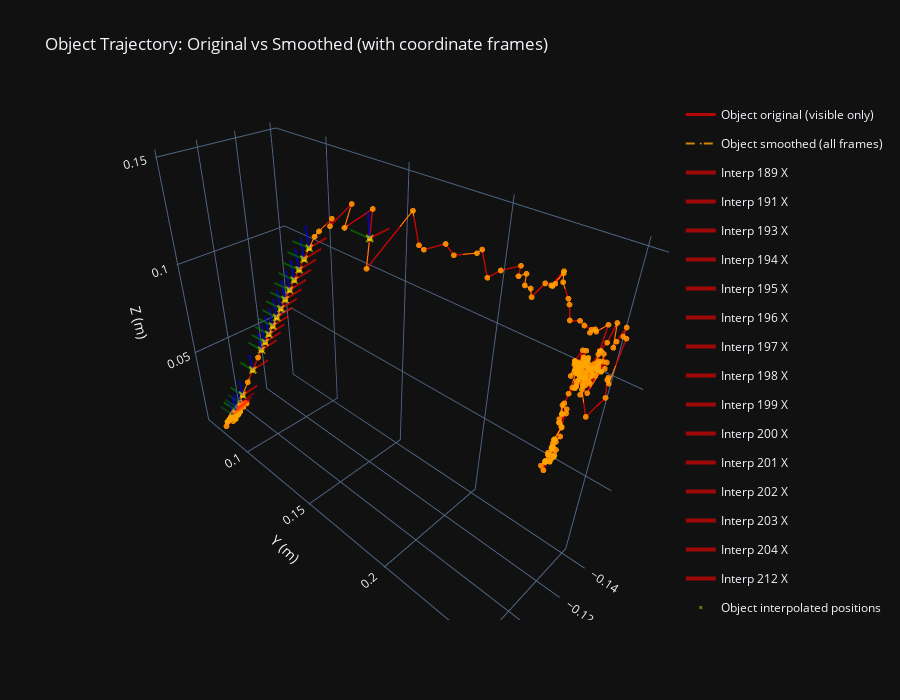

Here is the notebook cell this chart was saved with:
### Code cell
# 3D comparison: Object trajectory with coordinate frames

obj_orig = data_orig["aruco_object_in_world"]
obj_smooth = data_smooth["smoothed_aruco_object_in_world"]

fig = go.Figure()

# Original trajectory (only visible frames)
fig.add_trace(go.Scatter3d(
    x=obj_orig[obj_world_vis, 0],
    y=obj_orig[obj_world_vis, 1],
    z=obj_orig[obj_world_vis, 2],
    mode="lines+markers",
    name="Object original (visible only)",
    line=dict(color="red", width=3),
    marker=dict(size=2, color="red"),
    opacity=0.7,
))

# Smoothed trajectory (all frames)
fig.add_trace(go.Scatter3d(
    x=obj_smooth[:, 0],
    y=obj_smooth[:, 1],
    z=obj_smooth[:, 2],
    mode="lines+markers",
    name="Object smoothed (all frames)",
    line=dict(color="orange", width=2, dash="dash"),
    marker=dict(size=2, color="orange"),
    opacity=0.8,
))

# Highlight interpolated frames with coordinate axes
missing_obj = ~obj_world_vis
if np.any(missing_obj):
    # Sample interpolated frames to show (every Nth frame to avoid clutter)
    missing_indices = np.where(missing_obj)[0]
    step = max(1, len(missing_indices) // 10)  # Show up to 10 frames
    sampled_missing = missing_indices[::step]
    
    # Draw coordinate frames at interpolated positions
    for idx in sampled_missing:
        pos = obj_smooth[idx, :3]
        quat = obj_smooth[idx, 3:7]
        draw_rgb_axes(fig, pos, quat, axis_length=0.01, name_prefix=f"Interp {idx}", opacity=0.6)
    
    # Also show markers
    fig.add_trace(go.Scatter3d(
        x=obj_smooth[missing_obj, 0],
        y=obj_smooth[missing_obj, 1],
        z=obj_smooth[missing_obj, 2],
        mode="markers",
        name="Object interpolated positions",
        marker=dict(size=3, color="yellow", symbol="x"),
        opacity=0.5,
    ))

# Also show frames at some visible frames for reference
if np.any(obj_world_vis):
    visible_indices = np.where(obj_world_vis)[0]
    step = max(1, len(visible_indices) // 15)  # Show up to 15 frames
    sampled_visible = visible_indices[::step]
    for idx in sampled_visible[:5]:  # Just show first few
        pos = obj_smooth[idx, :3]
        quat = obj_smooth[idx, 3:7]
        draw_rgb_axes(fig, pos, quat, axis_length=0.01, name_prefix=f"Visible {idx}", opacity=0.4)

fig.update_layout(
    title="Object Trajectory: Original vs Smoothed (with coordinate frames)",
    scene=dict(
        xaxis_title="X (m)",
        yaxis_title="Y (m)",
        zaxis_title="Z (m)",
        aspectmode="data",
    ),
    width=900,
    height=700,
    template="plotly_dark",
    paper_bgcolor="#111111",
)

fig.show()

### Figure 1 — Plotly figure (JSON) as saved in the notebook; plotly's stock layout.template omitted (floating-point values rounded to 4 significant figures; data arrays with more than 128 entries replaced by an {"elided": "..."} marker saying what was removed)
{"data": [{"line": {"color": "red", "width": 3}, "marker": {"color": "red", "size": 2}, "mode": "lines+markers", "name": "Object original (visible only)", "opacity": 0.7, "type": "scatter3d", "x": {"elided": "387 float values"}, "y": {"elided": "387 float values"}, "z": {"elided": "387 float values"}}, {"line": {"color": "orange", "dash": "dash", "width": 2}, "marker": {"color": "orange", "size": 2}, "mode": "lines+markers", "name": "Object smoothed (all frames)", "opacity": 0.8, "type": "scatter3d", "x": {"elided": "402 float values"}, "y": {"elided": "402 float values"}, "z": {"elided": "402 float values"}}, {"legendgroup": "Interp 189", "line": {"color": "red", "width": 4}, "mode": "lines", "name": "Interp 189 X", "opacity": 0.6, "showlegend": true, "type": "scatter3d", "x": [-0.09157, -0.1015], "y": [0.08395, 0.08319], "z": [0.02697, 0.02747]}, {"legendgroup": "Interp 189", "line": {"color": "green", "width": 4}, "mode": "lines", "name": "Interp 189 Y", "opacity": 0.6, "showlegend": false, "type": "scatter3d", "x": [-0.09157, -0.09081], "y": [0.08395, 0.07398], "z": [0.02697, 0.02699]}, {"legendgroup": "Interp 189", "line": {"color": "blue", "width": 4}, "mode": "lines", "name": "Interp 189 Z", "opacity": 0.6, "showlegend": false, "type": "scatter3d", "x": [-0.09157, -0.09108], "y": [0.08395, 0.08401], "z": [0.02697, 0.03696]}, {"legendgroup": "Interp 191", "line": {"color": "red", "width": 4}, "mode": "lines", "name": "Interp 191 X", "opacity": 0.6, "showlegend": true, "type": "scatter3d", "x": [-0.09616, -0.1061], "y": [0.08986, 0.0892], "z": [0.0441, 0.04482]}, {"legendgroup": "Interp 191", "line": {"color": "green", "width": 4}, "mode": "lines", "name": "Interp 191 Y", "opacity": 0.6, "showlegend": false, "type": "scatter3d", "x": [-0.09616, -0.0955], "y": [0.08986, 0.07988], "z": [0.0441, 0.04408]}, {"legendgroup": "Interp 191", "line": {"color": "blue", "width": 4}, "mode": "lines", "name": "Interp 191 Z", "opacity": 0.6, "showlegend": false, "type": "scatter3d", "x": [-0.09616, -0.09543], "y": [0.08986, 0.0899], "z": [0.0441, 0.05407]}, {"legendgroup": "Interp 193", "line": {"color": "red", "width": 4}, "mode": "lines", "name": "Interp 193 X", "opacity": 0.6, "showlegend": true, "type": "scatter3d", "x": [-0.09816, -0.1081], "y": [0.09706, 0.09646], "z": [0.05896, 0.0598]}, {"legendgroup": "Interp 193", "line": {"color": "green", "width": 4}, "mode": "lines", "name": "Interp 193 Y", "opacity": 0.6, "showlegend": false, "type": "scatter3d", "x": [-0.09816, -0.09756], "y": [0.09706, 0.08708], "z": [0.05896, 0.05895]}, {"legendgroup": "Interp 193", "line": {"color": "blue", "width": 4}, "mode": "lines", "name": "Interp 193 Z", "opacity": 0.6, "showlegend": false, "type": "scatter3d", "x": [-0.09816, -0.09733], "y": [0.09706, 0.0971], "z": [0.05896, 0.06893]}, {"legendgroup": "Interp 194", "line": {"color": "red", "width": 4}, "mode": "lines", "name": "Interp 194 X", "opacity": 0.6, "showlegend": true, "type": "scatter3d", "x": [-0.09859, -0.1085], "y": [0.1004, 0.09979], "z": [0.06487, 0.06574]}, {"legendgroup": "Interp 194", "line": {"color": "green", "width": 4}, "mode": "lines", "name": "Interp 194 Y", "opacity": 0.6, "showlegend": false, "type": "scatter3d", "x": [-0.09859, -0.09799], "y": [0.1004, 0.09041], "z": [0.06487, 0.06486]}, {"legendgroup": "Interp 194", "line": {"color": "blue", "width": 4}, "mode": "lines", "name": "Interp 194 Z", "opacity": 0.6, "showlegend": false, "type": "scatter3d", "x": [-0.09859, -0.09773], "y": [0.1004, 0.1004], "z": [0.06487, 0.07484]}, {"legendgroup": "Interp 195", "line": {"color": "red", "width": 4}, "mode": "lines", "name": "Interp 195 X", "opacity": 0.6, "showlegend": true, "type": "scatter3d", "x": [-0.09902, -0.109], "y": [0.1037, 0.1031], "z": [0.07079, 0.07168]}, {"legendgroup": "Interp 195", "line": {"color": "green", "width": 4}, "mode": "lines", "name": "Interp 195 Y", "opacity": 0.6, "showlegend": false, "type": "scatter3d", "x": [-0.09902, -0.09842], "y": [0.1037, 0.09374], "z": [0.07079, 0.07077]}, {"legendgroup": "Interp 195", "line": {"color": "blue", "width": 4}, "mode": "lines", "name": "Interp 195 Z", "opacity": 0.6, "showlegend": false, "type": "scatter3d", "x": [-0.09902, -0.09813], "y": [0.1037, 0.1038], "z": [0.07079, 0.08075]}, {"legendgroup": "Interp 196", "line": {"color": "red", "width": 4}, "mode": "lines", "name": "Interp 196 X", "opacity": 0.6, "showlegend": true, "type": "scatter3d", "x": [-0.09945, -0.1094], "y": [0.1071, 0.1065], "z": [0.0767, 0.07762]}, {"legendgroup": "Interp 196", "line": {"color": "green", "width": 4}, "mode": "lines", "name": "Interp 196 Y", "opacity": 0.6, "showlegend": false, "type": "scatter3d", "x": [-0.09945, -0.09885], "y": [0.1071, 0.09708], "z": [0.0767, 0.07668]}, {"legendgroup": "Interp 196", "line": {"color": "blue", "width": 4}, "mode": "lines", "name": "Interp 196 Z", "opacity": 0.6, "showlegend": false, "type": "scatter3d", "x": [-0.09945, -0.09853], "y": [0.1071, 0.1071], "z": [0.0767, 0.08666]}, {"legendgroup": "Interp 197", "line": {"color": "red", "width": 4}, "mode": "lines", "name": "Interp 197 X", "opacity": 0.6, "showlegend": true, "type": "scatter3d", "x": [-0.09988, -0.1098], "y": [0.1104, 0.1098], "z": [0.08261, 0.08356]}, {"legendgroup": "Interp 197", "line": {"color": "green", "width": 4}, "mode": "lines", "name": "Interp 197 Y", "opacity": 0.6, "showlegend": false, "type": "scatter3d", "x": [-0.09988, -0.09929], "y": [0.1104, 0.1004], "z": [0.08261, 0.08259]}, {"legendgroup": "Interp 197", "line": {"color": "blue", "width": 4}, "mode": "lines", "name": "Interp 197 Z", "opacity": 0.6, "showlegend": false, "type": "scatter3d", "x": [-0.09988, -0.09893], "y": [0.1104, 0.1104], "z": [0.08261, 0.09257]}, {"legendgroup": "Interp 198", "line": {"color": "red", "width": 4}, "mode": "lines", "name": "Interp 198 X", "opacity": 0.6, "showlegend": true, "type": "scatter3d", "x": [-0.1003, -0.1102], "y": [0.1137, 0.1131], "z": [0.08852, 0.0895]}, {"legendgroup": "Interp 198", "line": {"color": "green", "width": 4}, "mode": "lines", "name": "Interp 198 Y", "opacity": 0.6, "showlegend": false, "type": "scatter3d", "x": [-0.1003, -0.09972], "y": [0.1137, 0.1037], "z": [0.08852, 0.08851]}, {"legendgroup": "Interp 198", "line": {"color": "blue", "width": 4}, "mode": "lines", "name": "Interp 198 Z", "opacity": 0.6, "showlegend": false, "type": "scatter3d", "x": [-0.1003, -0.09933], "y": [0.1137, 0.1138], "z": [0.08852, 0.09848]}, {"legendgroup": "Interp 199", "line": {"color": "red", "width": 4}, "mode": "lines", "name": "Interp 199 X", "opacity": 0.6, "showlegend": true, "type": "scatter3d", "x": [-0.1007, -0.1107], "y": [0.1171, 0.1165], "z": [0.09444, 0.09544]}, {"legendgroup": "Interp 199", "line": {"color": "green", "width": 4}, "mode": "lines", "name": "Interp 199 Y", "opacity": 0.6, "showlegend": false, "type": "scatter3d", "x": [-0.1007, -0.1001], "y": [0.1171, 0.1071], "z": [0.09444, 0.09442]}, {"legendgroup": "Interp 199", "line": {"color": "blue", "width": 4}, "mode": "lines", "name": "Interp 199 Z", "opacity": 0.6, "showlegend": false, "type": "scatter3d", "x": [-0.1007, -0.09973], "y": [0.1171, 0.1171], "z": [0.09444, 0.1044]}, {"legendgroup": "Interp 200", "line": {"color": "red", "width": 4}, "mode": "lines", "name": "Interp 200 X", "opacity": 0.6, "showlegend": true, "type": "scatter3d", "x": [-0.1012, -0.1111], "y": [0.1204, 0.1198], "z": [0.1003, 0.1014]}, {"legendgroup": "Interp 200", "line": {"color": "green", "width": 4}, "mode": "lines", "name": "Interp 200 Y", "opacity": 0.6, "showlegend": false, "type": "scatter3d", "x": [-0.1012, -0.1006], "y": [0.1204, 0.1104], "z": [0.1003, 0.1003]}, {"legendgroup": "Interp 200", "line": {"color": "blue", "width": 4}, "mode": "lines", "name": "Interp 200 Z", "opacity": 0.6, "showlegend": false, "type": "scatter3d", "x": [-0.1012, -0.1001], "y": [0.1204, 0.1204], "z": [0.1003, 0.1103]}, {"legendgroup": "Interp 201", "line": {"color": "red", "width": 4}, "mode": "lines", "name": "Interp 201 X", "opacity": 0.6, "showlegend": true, "type": "scatter3d", "x": [-0.1016, -0.1115], "y": [0.1237, 0.1231], "z": [0.1063, 0.1073]}, {"legendgroup": "Interp 201", "line": {"color": "green", "width": 4}, "mode": "lines", "name": "Interp 201 Y", "opacity": 0.6, "showlegend": false, "type": "scatter3d", "x": [-0.1016, -0.101], "y": [0.1237, 0.1137], "z": [0.1063, 0.1062]}, {"legendgroup": "Interp 201", "line": {"color": "blue", "width": 4}, "mode": "lines", "name": "Interp 201 Z", "opacity": 0.6, "showlegend": false, "type": "scatter3d", "x": [-0.1016, -0.1005], "y": [0.1237, 0.1238], "z": [0.1063, 0.1162]}, {"legendgroup": "Interp 202", "line": {"color": "red", "width": 4}, "mode": "lines", "name": "Interp 202 X", "opacity": 0.6, "showlegend": true, "type": "scatter3d", "x": [-0.102, -0.1119], "y": [0.1271, 0.1265], "z": [0.1122, 0.1133]}, {"legendgroup": "Interp 202", "line": {"color": "green", "width": 4}, "mode": "lines", "name": "Interp 202 Y", "opacity": 0.6, "showlegend": false, "type": "scatter3d", "x": [-0.102, -0.1014], "y": [0.1271, 0.1171], "z": [0.1122, 0.1122]}, {"legendgroup": "Interp 202", "line": {"color": "blue", "width": 4}, "mode": "lines", "name": "Interp 202 Z", "opacity": 0.6, "showlegend": false, "type": "scatter3d", "x": [-0.102, -0.1009], "y": [0.1271, 0.1271], "z": [0.1122, 0.1221]}, {"legendgroup": "Interp 203", "line": {"color": "red", "width": 4}, "mode": "lines", "name": "Interp 203 X", "opacity": 0.6, "showlegend": true, "type": "scatter3d", "x": [-0.1025, -0.1124], "y": [0.1304, 0.1298], "z": [0.1181, 0.1192]}, {"legendgroup": "Interp 203", "line": {"color": "green", "width": 4}, "mode": "lines", "name": "Interp 203 Y", "opacity": 0.6, "showlegend": false, "type": "scatter3d", "x": [-0.1025, -0.1019], "y": [0.1304, 0.1204], "z": [0.1181, 0.1181]}, {"legendgroup": "Interp 203", "line": {"color": "blue", "width": 4}, "mode": "lines", "name": "Interp 203 Z", "opacity": 0.6, "showlegend": false, "type": "scatter3d", "x": [-0.1025, -0.1013], "y": [0.1304, 0.1304], "z": [0.1181, 0.128]}, {"legendgroup": "Interp 204", "line": {"color": "red", "width": 4}, "mode": "lines", "name": "Interp 204 X", "opacity": 0.6, "showlegend": true, "type": "scatter3d", "x": [-0.1029, -0.1128], "y": [0.1337, 0.1331], "z": [0.124, 0.1251]}, {"legendgroup": "Interp 204", "line": {"color": "green", "width": 4}, "mode": "lines", "name": "Interp 204 Y", "opacity": 0.6, "showlegend": false, "type": "scatter3d", "x": [-0.1029, -0.1023], "y": [0.1337, 0.1237], "z": [0.124, 0.124]}, {"legendgroup": "Interp 204", "line": {"color": "blue", "width": 4}, "mode": "lines", "name": "Interp 204 Z", "opacity": 0.6, "showlegend": false, "type": "scatter3d", "x": [-0.1029, -0.1017], "y": [0.1337, 0.1338], "z": [0.124, 0.1339]}, {"legendgroup": "Interp 212", "line": {"color": "red", "width": 4}, "mode": "lines", "name": "Interp 212 X", "opacity": 0.6, "showlegend": true, "type": "scatter3d", "x": [-0.1035, -0.1135], "y": [0.1678, 0.1679], "z": [0.1389, 0.1396]}, {"legendgroup": "Interp 212", "line": {"color": "green", "width": 4}, "mode": "lines", "name": "Interp 212 Y", "opacity": 0.6, "showlegend": false, "type": "scatter3d", "x": [-0.1035, -0.1036], "y": [0.1678, 0.1578], "z": [0.1389, 0.139]}, {"legendgroup": "Interp 212", "line": {"color": "blue", "width": 4}, "mode": "lines", "name": "Interp 212 Z", "opacity": 0.6, "showlegend": false, "type": "scatter3d", "x": [-0.1035, -0.1028], "y": [0.1678, 0.1679], "z": [0.1389, 0.1488]}, {"marker": {"color": "yellow", "size": 3, "symbol": "x"}, "mode": "markers", "name": "Object interpolated positions", "opacity": 0.5, "type": "scatter3d", "x": [-0.09157, -0.09616, -0.09816, -0.09859, -0.09902, -0.09945, -0.09988, -0.1003, -0.1007, -0.1012, -0.1016, -0.102, -0.1025, -0.1029, -0.1035], "y": [0.08395, 0.08986, 0.09706, 0.1004, 0.1037, 0.1071, 0.1104, 0.1137, 0.1171, 0.1204, 0.1237, 0.1271, 0.1304, 0.1337, 0.1678], "z": [0.02697, 0.0441, 0.05896, 0.06487, 0.07079, 0.0767, 0.08261, 0.08852, 0.09444, 0.1003, 0.1063, 0.1122, 0.1181, 0.124, 0.1389]}, {"legendgroup": "Visible 0", "line": {"color": "red", "width": 4}, "mode": "lines", "name": "Visible 0 X", "opacity": 0.4, "showlegend": true, "type": "scatter3d", "x": [-0.08858, -0.09851], "y": [0.07963, 0.07879], "z": [0.01597, 0.01679]}, {"legendgroup": "Visible 0", "line": {"color": "green", "width": 4}, "mode": "lines", "name": "Visible 0 Y", "opacity": 0.4, "showlegend": false, "type": "scatter3d", "x": [-0.08858, -0.08772], "y": [0.07963, 0.06967], "z": [0.01597, 0.01616]}, {"legendgroup": "Visible 0", "line": {"color": "blue", "width": 4}, "mode": "lines", "name": "Visible 0 Z", "opacity": 0.4, "showlegend": false, "type": "scatter3d", "x": [-0.08858, -0.08778], "y": [0.07963, 0.07989], "z": [0.01597, 0.02593]}, {"legendgroup": "Visible 25", "line": {"color": "red", "width": 4}, "mode": "lines", "name": "Visible 25 X", "opacity": 0.4, "showlegend": true, "type": "scatter3d", "x": [-0.09198, -0.1019], "y": [0.07984, 0.07895], "z": [0.01918, 0.02004]}, {"legendgroup": "Visible 25", "line": {"color": "green", "width": 4}, "mode": "lines", "name": "Visible 25 Y", "opacity": 0.4, "showlegend": false, "type": "scatter3d", "x": [-0.09198, -0.09108], "y": [0.07984, 0.06988], "z": [0.01918, 0.01933]}, {"legendgroup": "Visible 25", "line": {"color": "blue", "width": 4}, "mode": "lines", "name": "Visible 25 Z", "opacity": 0.4, "showlegend": false, "type": "scatter3d", "x": [-0.09198, -0.09113], "y": [0.07984, 0.08007], "z": [0.01918, 0.02914]}, {"legendgroup": "Visible 50", "line": {"color": "red", "width": 4}, "mode": "lines", "name": "Visible 50 X", "opacity": 0.4, "showlegend": true, "type": "scatter3d", "x": [-0.08859, -0.09852], "y": [0.07948, 0.07863], "z": [0.01587, 0.01675]}, {"legendgroup": "Visible 50", "line": {"color": "green", "width": 4}, "mode": "lines", "name": "Visible 50 Y", "opacity": 0.4, "showlegend": false, "type": "scatter3d", "x": [-0.08859, -0.08773], "y": [0.07948, 0.06951], "z": [0.01587, 0.016]}, {"legendgroup": "Visible 50", "line": {"color": "blue", "width": 4}, "mode": "lines", "name": "Visible 50 Z", "opacity": 0.4, "showlegend": false, "type": "scatter3d", "x": [-0.08859, -0.08773], "y": [0.07948, 0.07968], "z": [0.01587, 0.02583]}, {"legendgroup": "Visible 75", "line": {"color": "red", "width": 4}, "mode": "lines", "name": "Visible 75 X", "opacity": 0.4, "showlegend": true, "type": "scatter3d", "x": [-0.08974, -0.09967], "y": [0.07961, 0.07876], "z": [0.0172, 0.01796]}, {"legendgroup": "Visible 75", "line": {"color": "green", "width": 4}, "mode": "lines", "name": "Visible 75 Y", "opacity": 0.4, "showlegend": false, "type": "scatter3d", "x": [-0.08974, -0.08888], "y": [0.07961, 0.06964], "z": [0.0172, 0.01733]}, {"legendgroup": "Visible 75", "line": {"color": "blue", "width": 4}, "mode": "lines", "name": "Visible 75 Z", "opacity": 0.4, "showlegend": false, "type": "scatter3d", "x": [-0.08974, -0.08899], "y": [0.07961, 0.0798], "z": [0.0172, 0.02717]}, {"legendgroup": "Visible 100", "line": {"color": "red", "width": 4}, "mode": "lines", "name": "Visible 100 X", "opacity": 0.4, "showlegend": true, "type": "scatter3d", "x": [-0.08634, -0.09628], "y": [0.07939, 0.07858], "z": [0.014, 0.01472]}, {"legendgroup": "Visible 100", "line": {"color": "green", "width": 4}, "mode": "lines", "name": "Visible 100 Y", "opacity": 0.4, "showlegend": false, "type": "scatter3d", "x": [-0.08634, -0.08551], "y": [0.07939, 0.06942], "z": [0.014, 0.01417]}, {"legendgroup": "Visible 100", "line": {"color": "blue", "width": 4}, "mode": "lines", "name": "Visible 100 Z", "opacity": 0.4, "showlegend": false, "type": "scatter3d", "x": [-0.08634, -0.08564], "y": [0.07939, 0.07961], "z": [0.014, 0.02398]}], "layout": {"height": 700, "paper_bgcolor": "#111111", "scene": {"aspectmode": "data", "xaxis": {"title": {"text": "X (m)"}}, "yaxis": {"title": {"text": "Y (m)"}}, "zaxis": {"title": {"text": "Z (m)"}}}, "title": {"text": "Object Trajectory: Original vs Smoothed (with coordinate frames)"}, "width": 900}}
